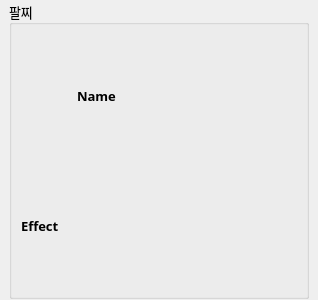
<?xml version="1.0" encoding="UTF-8"?>
<ui version="4.0">
 <class>BraceletWidget</class>
 <widget class="QWidget" name="BraceletWidget">
  <property name="geometry">
   <rect>
    <x>0</x>
    <y>0</y>
    <width>318</width>
    <height>300</height>
   </rect>
  </property>
  <property name="maximumSize">
   <size>
    <width>318</width>
    <height>16777215</height>
   </size>
  </property>
  <property name="windowTitle">
   <string>Form</string>
  </property>
  <layout class="QHBoxLayout" name="horizontalLayout_2">
   <property name="spacing">
    <number>1</number>
   </property>
   <property name="leftMargin">
    <number>1</number>
   </property>
   <property name="topMargin">
    <number>1</number>
   </property>
   <property name="rightMargin">
    <number>1</number>
   </property>
   <property name="bottomMargin">
    <number>1</number>
   </property>
   <item>
    <widget class="QGroupBox" name="groupBracelet">
     <property name="minimumSize">
      <size>
       <width>300</width>
       <height>0</height>
      </size>
     </property>
     <property name="maximumSize">
      <size>
       <width>300</width>
       <height>16777215</height>
      </size>
     </property>
     <property name="font">
      <font>
       <family>나눔스퀘어 네오 Regular</family>
       <pointsize>10</pointsize>
      </font>
     </property>
     <property name="title">
      <string>팔찌</string>
     </property>
     <layout class="QVBoxLayout" name="verticalLayout_2">
      <item>
       <layout class="QHBoxLayout" name="horizontalLayout">
        <item>
         <widget class="QLabel" name="lbIcon">
          <property name="minimumSize">
           <size>
            <width>50</width>
            <height>50</height>
           </size>
          </property>
          <property name="maximumSize">
           <size>
            <width>50</width>
            <height>50</height>
           </size>
          </property>
          <property name="font">
           <font>
            <family>나눔스퀘어 네오 Bold</family>
            <pointsize>10</pointsize>
            <bold>true</bold>
           </font>
          </property>
          <property name="text">
           <string/>
          </property>
         </widget>
        </item>
        <item>
         <widget class="QLabel" name="lbName">
          <property name="font">
           <font>
            <family>나눔스퀘어 네오 Bold</family>
            <pointsize>10</pointsize>
            <bold>true</bold>
           </font>
          </property>
          <property name="text">
           <string>Name</string>
          </property>
         </widget>
        </item>
       </layout>
      </item>
      <item>
       <widget class="QLabel" name="lbEffect">
        <property name="font">
         <font>
          <family>나눔스퀘어 네오 Bold</family>
          <pointsize>10</pointsize>
          <bold>true</bold>
         </font>
        </property>
        <property name="text">
         <string>Effect</string>
        </property>
        <property name="wordWrap">
         <bool>true</bool>
        </property>
       </widget>
      </item>
     </layout>
    </widget>
   </item>
  </layout>
 </widget>
 <resources/>
 <connections/>
</ui>
